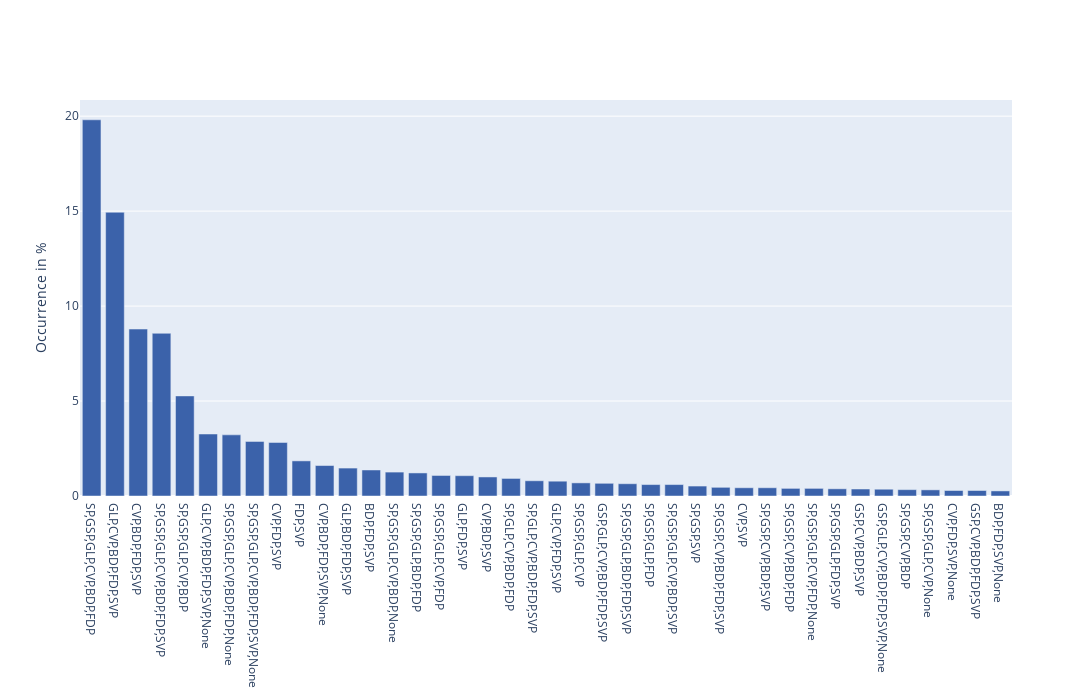

The cell this chart's notebook holds for it:
### Code cell
coelitions(data_50, normalize=True, cut=1, ele=40, simpleName=False)

### Figure 1 — Plotly figure (JSON) as saved in the notebook; plotly's stock layout.template omitted (floating-point values rounded to 4 significant figures)
{"data": [{"marker": {"color": "rgb(59,98,170)"}, "type": "bar", "x": ["SP,GSP,GLP,CVP,BDP,FDP", "GLP,CVP,BDP,FDP,SVP", "CVP,BDP,FDP,SVP", "SP,GSP,GLP,CVP,BDP,FDP,SVP", "SP,GSP,GLP,CVP,BDP", "GLP,CVP,BDP,FDP,SVP,None", "SP,GSP,GLP,CVP,BDP,FDP,None", "SP,GSP,GLP,CVP,BDP,FDP,SVP,None", "CVP,FDP,SVP", "FDP,SVP", "CVP,BDP,FDP,SVP,None", "GLP,BDP,FDP,SVP", "BDP,FDP,SVP", "SP,GSP,GLP,CVP,BDP,None", "SP,GSP,GLP,BDP,FDP", "SP,GSP,GLP,CVP,FDP", "GLP,FDP,SVP", "CVP,BDP,SVP", "SP,GLP,CVP,BDP,FDP", "SP,GLP,CVP,BDP,FDP,SVP", "GLP,CVP,FDP,SVP", "SP,GSP,GLP,CVP", "GSP,GLP,CVP,BDP,FDP,SVP", "SP,GSP,GLP,BDP,FDP,SVP", "SP,GSP,GLP,FDP", "SP,GSP,GLP,CVP,BDP,SVP", "SP,GSP,SVP", "SP,GSP,CVP,BDP,FDP,SVP", "CVP,SVP", "SP,GSP,CVP,BDP,SVP", "SP,GSP,CVP,BDP,FDP", "SP,GSP,GLP,CVP,FDP,None", "SP,GSP,GLP,FDP,SVP", "GSP,CVP,BDP,SVP", "GSP,GLP,CVP,BDP,FDP,SVP,None", "SP,GSP,CVP,BDP", "SP,GSP,GLP,CVP,None", "CVP,FDP,SVP,None", "GSP,CVP,BDP,FDP,SVP", "BDP,FDP,SVP,None"], "y": [19.81, 14.94, 8.79, 8.567, 5.27, 3.264, 3.22, 2.874, 2.819, 1.849, 1.604, 1.471, 1.37, 1.259, 1.214, 1.081, 1.07, 1.003, 0.9247, 0.8021, 0.7799, 0.6907, 0.6684, 0.6462, 0.6016, 0.6016, 0.5236, 0.4568, 0.4345, 0.4345, 0.4011, 0.4011, 0.3788, 0.3676, 0.3565, 0.3342, 0.3231, 0.2897, 0.2897, 0.2674]}], "layout": {"height": 700, "width": 1200, "yaxis": {"title": {"text": "Occurrence in %"}}}}
